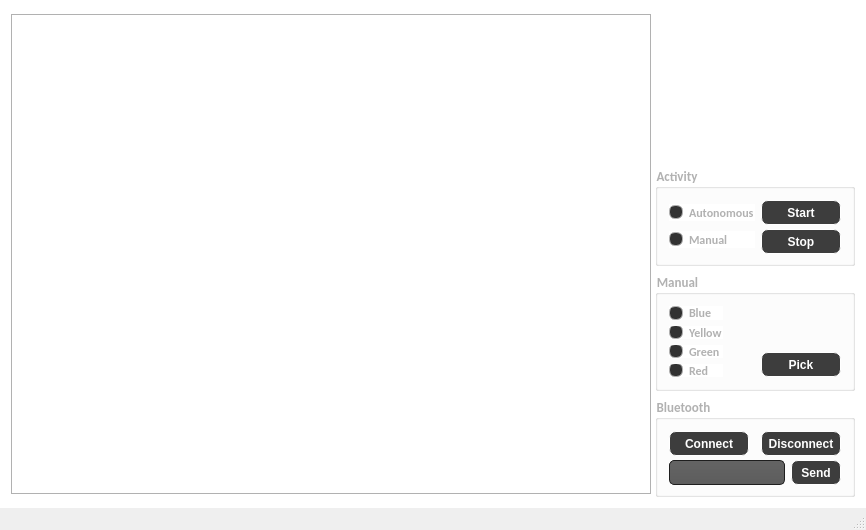
<?xml version="1.0" encoding="UTF-8"?>
<ui version="4.0">
 <class>MainWindow</class>
 <widget class="QMainWindow" name="MainWindow">
  <property name="geometry">
   <rect>
    <x>0</x>
    <y>0</y>
    <width>866</width>
    <height>530</height>
   </rect>
  </property>
  <property name="maximumSize">
   <size>
    <width>866</width>
    <height>530</height>
   </size>
  </property>
  <property name="windowTitle">
   <string>ClawBot</string>
  </property>
  <property name="windowIcon">
   <iconset>
    <normaloff>assets/icone.png</normaloff>assets/icone.png</iconset>
  </property>
  <widget class="QWidget" name="centralWidget">
   <property name="maximumSize">
    <size>
     <width>866</width>
     <height>508</height>
    </size>
   </property>
   <property name="styleSheet">
    <string notr="true">QWidget
{
    color: #b1b1b1;
    background-color: rgb(255, 255, 255); //#323232;
}

</string>
   </property>
   <layout class="QHBoxLayout" name="horizontalLayout_6">
    <item>
     <widget class="QLabel" name="lb_webCam">
      <property name="sizePolicy">
       <sizepolicy hsizetype="Fixed" vsizetype="Fixed">
        <horstretch>0</horstretch>
        <verstretch>0</verstretch>
       </sizepolicy>
      </property>
      <property name="minimumSize">
       <size>
        <width>640</width>
        <height>480</height>
       </size>
      </property>
      <property name="maximumSize">
       <size>
        <width>640</width>
        <height>480</height>
       </size>
      </property>
      <property name="autoFillBackground">
       <bool>false</bool>
      </property>
      <property name="frameShape">
       <enum>QFrame::Box</enum>
      </property>
      <property name="text">
       <string/>
      </property>
     </widget>
    </item>
    <item>
     <layout class="QVBoxLayout" name="verticalLayout_6">
      <item>
       <layout class="QHBoxLayout" name="horizontalLayout">
        <item>
         <spacer name="horizontalSpacer_2">
          <property name="orientation">
           <enum>Qt::Horizontal</enum>
          </property>
          <property name="sizeHint" stdset="0">
           <size>
            <width>40</width>
            <height>20</height>
           </size>
          </property>
         </spacer>
        </item>
        <item>
         <widget class="QLabel" name="label">
          <property name="minimumSize">
           <size>
            <width>150</width>
            <height>150</height>
           </size>
          </property>
          <property name="maximumSize">
           <size>
            <width>150</width>
            <height>150</height>
           </size>
          </property>
          <property name="frameShape">
           <enum>QFrame::NoFrame</enum>
          </property>
          <property name="text">
           <string/>
          </property>
          <property name="pixmap">
           <pixmap>assets/logo.png</pixmap>
          </property>
          <property name="scaledContents">
           <bool>true</bool>
          </property>
         </widget>
        </item>
        <item>
         <spacer name="horizontalSpacer_3">
          <property name="orientation">
           <enum>Qt::Horizontal</enum>
          </property>
          <property name="sizeHint" stdset="0">
           <size>
            <width>40</width>
            <height>20</height>
           </size>
          </property>
         </spacer>
        </item>
       </layout>
      </item>
      <item>
       <spacer name="verticalSpacer_3">
        <property name="orientation">
         <enum>Qt::Vertical</enum>
        </property>
        <property name="sizeHint" stdset="0">
         <size>
          <width>17</width>
          <height>34</height>
         </size>
        </property>
       </spacer>
      </item>
      <item>
       <widget class="QGroupBox" name="groupBox_3">
        <property name="minimumSize">
         <size>
          <width>200</width>
          <height>100</height>
         </size>
        </property>
        <property name="font">
         <font>
          <family>Calibri</family>
          <pointsize>10</pointsize>
          <weight>75</weight>
          <bold>true</bold>
         </font>
        </property>
        <property name="autoFillBackground">
         <bool>false</bool>
        </property>
        <property name="title">
         <string>Activity</string>
        </property>
        <layout class="QHBoxLayout" name="horizontalLayout_2">
         <item>
          <layout class="QVBoxLayout" name="verticalLayout">
           <item>
            <widget class="QRadioButton" name="radioButton_autonomous">
             <property name="font">
              <font>
               <family>Calibri</family>
               <pointsize>9</pointsize>
               <weight>75</weight>
               <italic>false</italic>
               <bold>true</bold>
              </font>
             </property>
             <property name="styleSheet">
              <string notr="true">QRadioButton::indicator:checked, QRadioButton::indicator:unchecked{
    color: #b1b1b1;
    background-color: #323232;
    border: 1px solid #b1b1b1;
    border-radius: 6px;
}

QRadioButton::indicator:checked
{
    background-color: qradialgradient(
        cx: 0.5, cy: 0.5,
        fx: 0.5, fy: 0.5,
        radius: 1.0,
        stop: 0.25 #ffaa00,
        stop: 0.3 #323232
    );
}

QRadioButton::indicator
{
    border-radius: 6px;
}

QRadioButton::indicator:hover, QCheckBox::indicator:hover
{
    border: 1px solid #ffaa00;
}</string>
             </property>
             <property name="text">
              <string>Autonomous</string>
             </property>
            </widget>
           </item>
           <item>
            <widget class="QRadioButton" name="radioButton_manual">
             <property name="font">
              <font>
               <family>Calibri</family>
               <pointsize>9</pointsize>
               <weight>75</weight>
               <italic>false</italic>
               <bold>true</bold>
              </font>
             </property>
             <property name="styleSheet">
              <string notr="true">QRadioButton::indicator:checked, QRadioButton::indicator:unchecked{
    color: #b1b1b1;
    background-color: #323232;
    border: 1px solid #b1b1b1;
    border-radius: 6px;
}

QRadioButton::indicator:checked
{
    background-color: qradialgradient(
        cx: 0.5, cy: 0.5,
        fx: 0.5, fy: 0.5,
        radius: 1.0,
        stop: 0.25 #ffaa00,
        stop: 0.3 #323232
    );
}

QRadioButton::indicator
{
    border-radius: 6px;
}

QRadioButton::indicator:hover, QCheckBox::indicator:hover
{
    border: 1px solid #ffaa00;
}</string>
             </property>
             <property name="text">
              <string>Manual</string>
             </property>
            </widget>
           </item>
          </layout>
         </item>
         <item>
          <spacer name="horizontalSpacer_26">
           <property name="orientation">
            <enum>Qt::Horizontal</enum>
           </property>
           <property name="sizeHint" stdset="0">
            <size>
             <width>4</width>
             <height>17</height>
            </size>
           </property>
          </spacer>
         </item>
         <item>
          <layout class="QVBoxLayout" name="verticalLayout_2">
           <item>
            <widget class="QPushButton" name="pushButton_start_activity">
             <property name="minimumSize">
              <size>
               <width>80</width>
               <height>25</height>
              </size>
             </property>
             <property name="font">
              <font>
               <weight>75</weight>
               <italic>false</italic>
               <bold>true</bold>
               <underline>false</underline>
               <strikeout>false</strikeout>
              </font>
             </property>
             <property name="styleSheet">
              <string notr="true">QPushButton {
border-style: solid;
border: 1px solid rgb(255, 255, 255);
border-radius:7px;

background-color: #3d3d3d;
color: #fff;
}

QPushButton:hover {
color:#ccc;
background-color: qlineargradient(spread:pad, x1:0.517, y1:0, x2:0.517, y2:1, stop:0 rgba(45,45,45,255), stop:0.505682 rgba(45,45,45,255), stop:1 rgba(29,29,29,255));
border: 2px solid #2d89ef;
}

QPushButton:pressed {
background-color:  qlineargradient(spread:pad, x1:0.517, y1:0, x2:0.517, y2:1, stop:0 rgba(29,29,29,255), stop:0.505682 rgba(45,45,45,255), stop:1 rgba(29,29,29,255));
}</string>
             </property>
             <property name="text">
              <string>Start</string>
             </property>
            </widget>
           </item>
           <item>
            <widget class="QPushButton" name="pushButton_stop_activity">
             <property name="minimumSize">
              <size>
               <width>80</width>
               <height>25</height>
              </size>
             </property>
             <property name="font">
              <font>
               <weight>75</weight>
               <italic>false</italic>
               <bold>true</bold>
               <underline>false</underline>
               <strikeout>false</strikeout>
              </font>
             </property>
             <property name="styleSheet">
              <string notr="true">QPushButton {
border-style: solid;
border: 1px solid rgb(255, 255, 255);
border-radius:7px;

background-color: #3d3d3d;
color: #fff;
}

QPushButton:hover {
color:#ccc;
background-color: qlineargradient(spread:pad, x1:0.517, y1:0, x2:0.517, y2:1, stop:0 rgba(45,45,45,255), stop:0.505682 rgba(45,45,45,255), stop:1 rgba(29,29,29,255));
border: 2px solid #2d89ef;
}

QPushButton:pressed {
background-color:  qlineargradient(spread:pad, x1:0.517, y1:0, x2:0.517, y2:1, stop:0 rgba(29,29,29,255), stop:0.505682 rgba(45,45,45,255), stop:1 rgba(29,29,29,255));
}</string>
             </property>
             <property name="text">
              <string>Stop</string>
             </property>
            </widget>
           </item>
          </layout>
         </item>
        </layout>
       </widget>
      </item>
      <item>
       <spacer name="verticalSpacer_2">
        <property name="orientation">
         <enum>Qt::Vertical</enum>
        </property>
        <property name="sizeHint" stdset="0">
         <size>
          <width>17</width>
          <height>34</height>
         </size>
        </property>
       </spacer>
      </item>
      <item>
       <widget class="QGroupBox" name="groupBox_4">
        <property name="minimumSize">
         <size>
          <width>200</width>
          <height>119</height>
         </size>
        </property>
        <property name="font">
         <font>
          <family>Calibri</family>
          <pointsize>10</pointsize>
          <weight>75</weight>
          <bold>true</bold>
         </font>
        </property>
        <property name="autoFillBackground">
         <bool>false</bool>
        </property>
        <property name="title">
         <string>Manual</string>
        </property>
        <layout class="QHBoxLayout" name="horizontalLayout_3">
         <item>
          <layout class="QVBoxLayout" name="verticalLayout_3">
           <item>
            <widget class="QRadioButton" name="radioButton_blue">
             <property name="font">
              <font>
               <family>Calibri</family>
               <pointsize>9</pointsize>
               <weight>75</weight>
               <italic>false</italic>
               <bold>true</bold>
              </font>
             </property>
             <property name="styleSheet">
              <string notr="true">QRadioButton::indicator:checked, QRadioButton::indicator:unchecked{
    color: #b1b1b1;
    background-color: #323232;
    border: 1px solid #b1b1b1;
    border-radius: 6px;
}

QRadioButton::indicator:checked
{
    background-color: qradialgradient(
        cx: 0.5, cy: 0.5,
        fx: 0.5, fy: 0.5,
        radius: 1.0,
        stop: 0.25 #ffaa00,
        stop: 0.3 #323232
    );
}

QRadioButton::indicator
{
    border-radius: 6px;
}

QRadioButton::indicator:hover, QCheckBox::indicator:hover
{
    border: 1px solid #ffaa00;
}</string>
             </property>
             <property name="text">
              <string>Blue</string>
             </property>
            </widget>
           </item>
           <item>
            <widget class="QRadioButton" name="radioButton_yellow">
             <property name="font">
              <font>
               <family>Calibri</family>
               <pointsize>9</pointsize>
               <weight>75</weight>
               <italic>false</italic>
               <bold>true</bold>
              </font>
             </property>
             <property name="styleSheet">
              <string notr="true">QRadioButton::indicator:checked, QRadioButton::indicator:unchecked{
    color: #b1b1b1;
    background-color: #323232;
    border: 1px solid #b1b1b1;
    border-radius: 6px;
}

QRadioButton::indicator:checked
{
    background-color: qradialgradient(
        cx: 0.5, cy: 0.5,
        fx: 0.5, fy: 0.5,
        radius: 1.0,
        stop: 0.25 #ffaa00,
        stop: 0.3 #323232
    );
}

QRadioButton::indicator
{
    border-radius: 6px;
}

QRadioButton::indicator:hover, QCheckBox::indicator:hover
{
    border: 1px solid #ffaa00;
}</string>
             </property>
             <property name="text">
              <string>Yellow</string>
             </property>
            </widget>
           </item>
           <item>
            <widget class="QRadioButton" name="radioButton_green">
             <property name="font">
              <font>
               <family>Calibri</family>
               <pointsize>9</pointsize>
               <weight>75</weight>
               <italic>false</italic>
               <bold>true</bold>
              </font>
             </property>
             <property name="styleSheet">
              <string notr="true">QRadioButton::indicator:checked, QRadioButton::indicator:unchecked{
    color: #b1b1b1;
    background-color: #323232;
    border: 1px solid #b1b1b1;
    border-radius: 6px;
}

QRadioButton::indicator:checked
{
    background-color: qradialgradient(
        cx: 0.5, cy: 0.5,
        fx: 0.5, fy: 0.5,
        radius: 1.0,
        stop: 0.25 #ffaa00,
        stop: 0.3 #323232
    );
}

QRadioButton::indicator
{
    border-radius: 6px;
}

QRadioButton::indicator:hover, QCheckBox::indicator:hover
{
    border: 1px solid #ffaa00;
}</string>
             </property>
             <property name="text">
              <string>Green</string>
             </property>
            </widget>
           </item>
           <item>
            <widget class="QRadioButton" name="radioButton_red">
             <property name="font">
              <font>
               <family>Calibri</family>
               <pointsize>9</pointsize>
               <weight>75</weight>
               <italic>false</italic>
               <bold>true</bold>
              </font>
             </property>
             <property name="styleSheet">
              <string notr="true">QRadioButton::indicator:checked, QRadioButton::indicator:unchecked{
    color: #b1b1b1;
    background-color: #323232;
    border: 1px solid #b1b1b1;
    border-radius: 6px;
}

QRadioButton::indicator:checked
{
    background-color: qradialgradient(
        cx: 0.5, cy: 0.5,
        fx: 0.5, fy: 0.5,
        radius: 1.0,
        stop: 0.25 #ffaa00,
        stop: 0.3 #323232
    );
}

QRadioButton::indicator
{
    border-radius: 6px;
}

QRadioButton::indicator:hover, QCheckBox::indicator:hover
{
    border: 1px solid #ffaa00;
}</string>
             </property>
             <property name="text">
              <string>Red</string>
             </property>
            </widget>
           </item>
          </layout>
         </item>
         <item>
          <spacer name="horizontalSpacer_27">
           <property name="orientation">
            <enum>Qt::Horizontal</enum>
           </property>
           <property name="sizeHint" stdset="0">
            <size>
             <width>19</width>
             <height>20</height>
            </size>
           </property>
          </spacer>
         </item>
         <item>
          <layout class="QVBoxLayout" name="verticalLayout_4">
           <item>
            <spacer name="verticalSpacer_4">
             <property name="orientation">
              <enum>Qt::Vertical</enum>
             </property>
             <property name="sizeHint" stdset="0">
              <size>
               <width>20</width>
               <height>40</height>
              </size>
             </property>
            </spacer>
           </item>
           <item>
            <widget class="QPushButton" name="pushButton_pick">
             <property name="minimumSize">
              <size>
               <width>80</width>
               <height>25</height>
              </size>
             </property>
             <property name="font">
              <font>
               <weight>75</weight>
               <italic>false</italic>
               <bold>true</bold>
               <underline>false</underline>
               <strikeout>false</strikeout>
              </font>
             </property>
             <property name="styleSheet">
              <string notr="true">QPushButton {
border-style: solid;
border: 1px solid rgb(255, 255, 255);
border-radius:7px;

background-color: #3d3d3d;
color: #fff;
}

QPushButton:hover {
color:#ccc;
background-color: qlineargradient(spread:pad, x1:0.517, y1:0, x2:0.517, y2:1, stop:0 rgba(45,45,45,255), stop:0.505682 rgba(45,45,45,255), stop:1 rgba(29,29,29,255));
border: 2px solid #2d89ef;
}

QPushButton:pressed {
background-color:  qlineargradient(spread:pad, x1:0.517, y1:0, x2:0.517, y2:1, stop:0 rgba(29,29,29,255), stop:0.505682 rgba(45,45,45,255), stop:1 rgba(29,29,29,255));
}</string>
             </property>
             <property name="text">
              <string>Pick</string>
             </property>
            </widget>
           </item>
          </layout>
         </item>
        </layout>
       </widget>
      </item>
      <item>
       <spacer name="verticalSpacer">
        <property name="orientation">
         <enum>Qt::Vertical</enum>
        </property>
        <property name="sizeHint" stdset="0">
         <size>
          <width>17</width>
          <height>34</height>
         </size>
        </property>
       </spacer>
      </item>
      <item>
       <widget class="QGroupBox" name="groupBox_2">
        <property name="minimumSize">
         <size>
          <width>200</width>
          <height>100</height>
         </size>
        </property>
        <property name="font">
         <font>
          <family>Calibri</family>
          <pointsize>10</pointsize>
          <weight>75</weight>
          <bold>true</bold>
         </font>
        </property>
        <property name="autoFillBackground">
         <bool>false</bool>
        </property>
        <property name="title">
         <string>Bluetooth</string>
        </property>
        <layout class="QVBoxLayout" name="verticalLayout_5">
         <item>
          <layout class="QHBoxLayout" name="horizontalLayout_4">
           <item>
            <widget class="QPushButton" name="pushButton_connect_bluetooth">
             <property name="minimumSize">
              <size>
               <width>80</width>
               <height>25</height>
              </size>
             </property>
             <property name="font">
              <font>
               <weight>75</weight>
               <italic>false</italic>
               <bold>true</bold>
               <underline>false</underline>
               <strikeout>false</strikeout>
              </font>
             </property>
             <property name="styleSheet">
              <string notr="true">QPushButton {
border-style: solid;
border: 1px solid rgb(255, 255, 255);
border-radius:7px;

background-color: #3d3d3d;
color: #fff;
}

QPushButton:hover {
color:#ccc;
background-color: qlineargradient(spread:pad, x1:0.517, y1:0, x2:0.517, y2:1, stop:0 rgba(45,45,45,255), stop:0.505682 rgba(45,45,45,255), stop:1 rgba(29,29,29,255));
border: 2px solid #2d89ef;
}

QPushButton:pressed {
background-color:  qlineargradient(spread:pad, x1:0.517, y1:0, x2:0.517, y2:1, stop:0 rgba(29,29,29,255), stop:0.505682 rgba(45,45,45,255), stop:1 rgba(29,29,29,255));
}</string>
             </property>
             <property name="text">
              <string>Connect</string>
             </property>
            </widget>
           </item>
           <item>
            <spacer name="horizontalSpacer">
             <property name="orientation">
              <enum>Qt::Horizontal</enum>
             </property>
             <property name="sizeHint" stdset="0">
              <size>
               <width>40</width>
               <height>20</height>
              </size>
             </property>
            </spacer>
           </item>
           <item>
            <widget class="QPushButton" name="pushButton_disconnect_bluetooth">
             <property name="minimumSize">
              <size>
               <width>80</width>
               <height>25</height>
              </size>
             </property>
             <property name="font">
              <font>
               <weight>75</weight>
               <italic>false</italic>
               <bold>true</bold>
               <underline>false</underline>
               <strikeout>false</strikeout>
              </font>
             </property>
             <property name="styleSheet">
              <string notr="true">QPushButton {
border-style: solid;
border: 1px solid rgb(255, 255, 255);
border-radius:7px;

background-color: #3d3d3d;
color: #fff;
}

QPushButton:hover {
color:#ccc;
background-color: qlineargradient(spread:pad, x1:0.517, y1:0, x2:0.517, y2:1, stop:0 rgba(45,45,45,255), stop:0.505682 rgba(45,45,45,255), stop:1 rgba(29,29,29,255));
border: 2px solid #2d89ef;
}

QPushButton:pressed {
background-color:  qlineargradient(spread:pad, x1:0.517, y1:0, x2:0.517, y2:1, stop:0 rgba(29,29,29,255), stop:0.505682 rgba(45,45,45,255), stop:1 rgba(29,29,29,255));
}</string>
             </property>
             <property name="text">
              <string>Disconnect</string>
             </property>
            </widget>
           </item>
          </layout>
         </item>
         <item>
          <layout class="QHBoxLayout" name="horizontalLayout_5">
           <item>
            <widget class="QLineEdit" name="lineEdit_bluetooth">
             <property name="minimumSize">
              <size>
               <width>100</width>
               <height>25</height>
              </size>
             </property>
             <property name="styleSheet">
              <string notr="true">QLineEdit
{
    background-color: QLinearGradient( x1: 0, y1: 0, x2: 0, y2: 1, stop: 0 #4d4d4d, stop: 0 #646464, stop: 1 #5d5d5d);
    padding: 1px;
    border-style: solid;
    border: 1px solid #1e1e1e;
    border-radius: 5;
}

QLineEdit:hover {
border:2px solid #2d89ef;
}

</string>
             </property>
            </widget>
           </item>
           <item>
            <widget class="QPushButton" name="pushButton_send_bluetooth">
             <property name="minimumSize">
              <size>
               <width>50</width>
               <height>25</height>
              </size>
             </property>
             <property name="font">
              <font>
               <weight>75</weight>
               <italic>false</italic>
               <bold>true</bold>
               <underline>false</underline>
               <strikeout>false</strikeout>
              </font>
             </property>
             <property name="styleSheet">
              <string notr="true">QPushButton {
border-style: solid;
border: 1px solid rgb(255, 255, 255);
border-radius:7px;

background-color: #3d3d3d;
color: #fff;
}

QPushButton:hover {
color:#ccc;
background-color: qlineargradient(spread:pad, x1:0.517, y1:0, x2:0.517, y2:1, stop:0 rgba(45,45,45,255), stop:0.505682 rgba(45,45,45,255), stop:1 rgba(29,29,29,255));
border: 2px solid #2d89ef;
}

QPushButton:pressed {
background-color:  qlineargradient(spread:pad, x1:0.517, y1:0, x2:0.517, y2:1, stop:0 rgba(29,29,29,255), stop:0.505682 rgba(45,45,45,255), stop:1 rgba(29,29,29,255));
}</string>
             </property>
             <property name="text">
              <string>Send</string>
             </property>
            </widget>
           </item>
          </layout>
         </item>
        </layout>
       </widget>
      </item>
     </layout>
    </item>
   </layout>
  </widget>
  <widget class="QStatusBar" name="statusBar">
   <property name="styleSheet">
    <string notr="true">QStatusBar {
color: rgb(0, 0, 0);  //rgb(255, 255, 255);
}</string>
   </property>
  </widget>
 </widget>
 <layoutdefault spacing="6" margin="11"/>
 <resources/>
 <connections/>
</ui>
